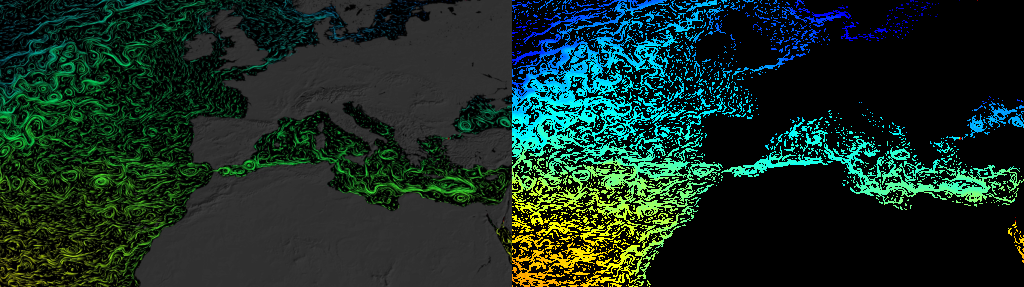
#> input picture data/debug_video_frame.png, 1024 x 287 px, given in place of frame_01.jpg, which was not available
$ python extract_features.py
#> lines starting #> are read from the running program, lines starting #| are printed output that depends on the picture; after the words box and inside, x2 and y2 are one past the last pixel; in counts of white or black regions, pixels touching at a corner belong together
# tools/extract_features.py
# Usage (from project root, venv active):
#   python tools/extract_features.py tools/raw/frame_01.jpg
import json
import sys
from pathlib import Path

import cv2
import numpy as np

# ---------------- settings ----------------
N_COLS = 128          # number of longitude slices (the "melody" steps)
WIDTH = 1024         # work at this width for speed

# Thresholds (tune using data/debug_masks.png)
FLOW_S_MIN = 0.35    # min saturation for a colored flow pixel
FLOW_V_MIN = 0.18    # min brightness for a colored flow pixel
LAND_S_MAX = 0.20    # max saturation for gray land
LAND_V_MIN = 0.15    # land is mid-dark gray...
LAND_V_MAX = 0.55    # ...but not bright

IMG_PATH = Path(sys.argv[1]) if len(sys.argv) > 1 else Path("tools/raw/frame_01.jpg")
OUT_JSON = Path("data/features.json")
DEBUG_PNG = Path("data/debug_masks.png")
OUT_JSON.parent.mkdir(exist_ok=True)

# ---------------- load ----------------
bgr = cv2.imread(str(IMG_PATH))
#> bgr is the input picture: shape (287, 1024, 3); mean B, G, R 35.6, 45.7, 22.6
if bgr is None:
    raise FileNotFoundError(f"Could not read image: {IMG_PATH}")
h0, w0 = bgr.shape[:2]
#> h0 = 287; w0 = 1024
bgr = cv2.resize(bgr, (WIDTH, round(h0 * WIDTH / w0)), interpolation=cv2.INTER_AREA)
H, W = bgr.shape[:2]
#> H = 287; W = 1024

hsv = cv2.cvtColor(bgr, cv2.COLOR_BGR2HSV).astype(np.float32)
hue = hsv[..., 0] * 2.0            # degrees 0-360
sat = hsv[..., 1] / 255.0
val = hsv[..., 2] / 255.0
gray = cv2.cvtColor(bgr, cv2.COLOR_BGR2GRAY)

# ---------------- masks ----------------
flow = (sat >= FLOW_S_MIN) & (val >= FLOW_V_MIN)
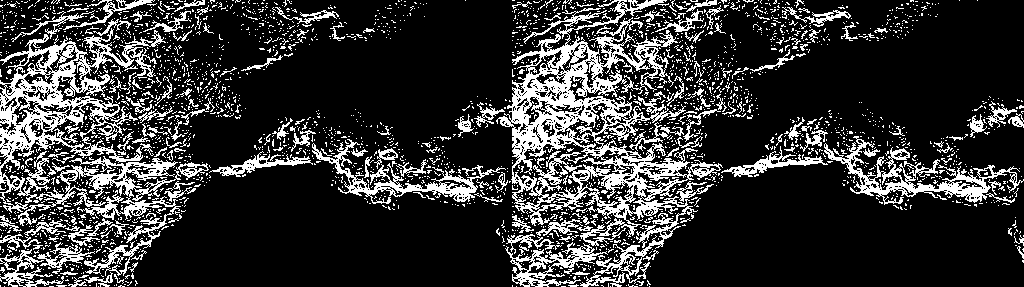
#> flow: shape (287, 1024) bool; 20.6% white in thin lines or dots
land = (sat <= LAND_S_MAX) & (val >= LAND_V_MIN) & (val <= LAND_V_MAX) & ~flow
#> land: shape (287, 1024) bool; 22.5% white; 55 white regions (43 under 20 px), largest, box (x1, y1, x2, y2) and area: (135, 161, 512, 287) 33913, (189, 0, 512, 169) 26509, (442, 128, 512, 170) 1922
land = cv2.medianBlur(land.astype(np.uint8) * 255, 5) > 0   # remove speckle
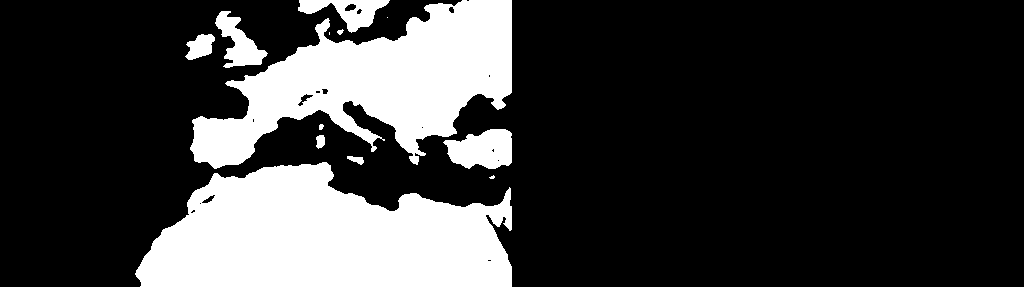
#> land: shape (287, 1024) bool; 22.7% white; 13 white regions (3 under 20 px), largest, box (x1, y1, x2, y2) and area: (135, 162, 512, 287) 34110, (190, 0, 512, 169) 27089, (443, 129, 512, 169) 2025

# ---------------- intensity from hue ----------------
# blue (~220 deg) = low  ->  green -> yellow -> orange/red (~0 deg) = high
h = np.where(hue > 300, hue - 360, hue)          # wrap reds near 360 to negative
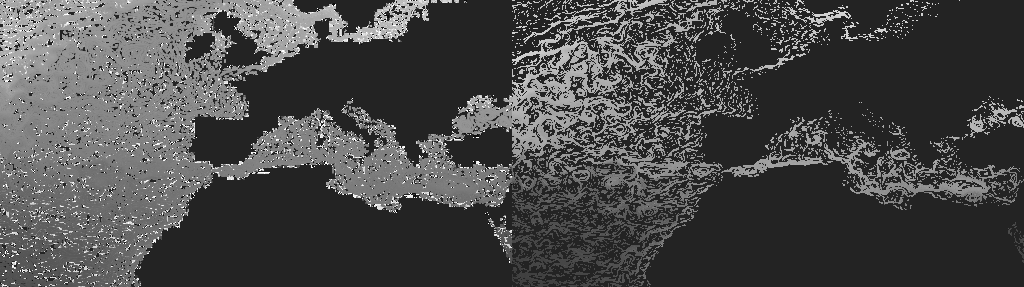
#> h: shape (287, 1024) float32; min -48, max 300, mean 52.6; drawn with min black and max white
intensity = np.clip((220.0 - h) / 220.0, 0.0, 1.0)
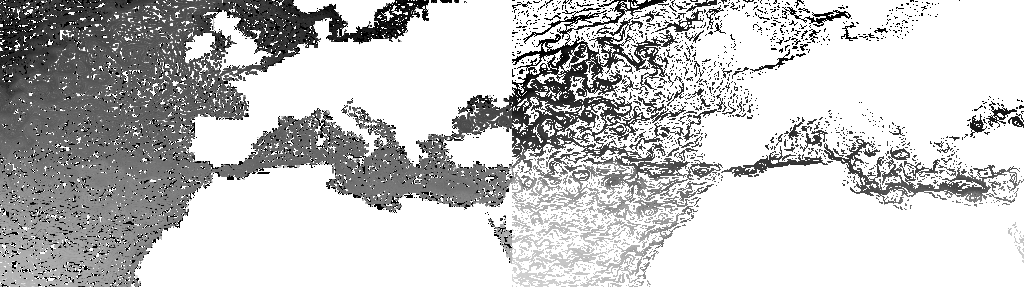
#> intensity: shape (287, 1024) float32; min 0, max 1, mean 0.765

edges = cv2.Canny(gray, 60, 160) > 0             # texture / turbulence proxy
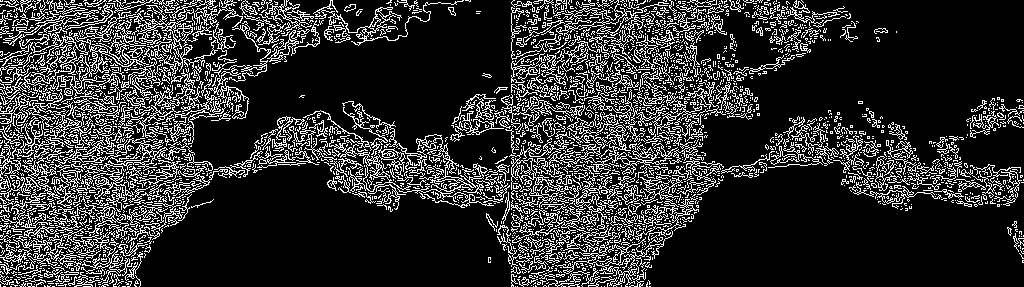
#> edges: shape (287, 1024) bool; 18.9% white in thin lines or dots

# ---------------- global features ----------------
n_px = H * W
#> n_px = 293888
fi = intensity[flow]
hist, _ = np.histogram(fi, bins=5, range=(0, 1))
#> hist = [14801, 20853, 15200, 8963, 685]
global_feats = {
    "land_pct": float(land.sum() / n_px),
    "flow_pct": float(flow.sum() / n_px),
    "background_pct": float(1 - land.sum() / n_px - flow.sum() / n_px),
    "mean_intensity": float(fi.mean()) if fi.size else 0.0,
    "intensity_hist_5bins": (hist / max(hist.sum(), 1)).round(4).tolist(),
    "mean_brightness": float(val.mean()),
    "contrast": float(gray.std() / 255.0),
    "edge_density": float(edges[~land].mean()),
}
#> global_feats = {'land_pct': 0.227, 'flow_pct': 0.206, 'background_pct': 0.567, 'mean_intensity': 0.36, 'intensity_hist_5bins': [0.245, 0.345, 0.251, 0.148, 0.0113], 'mean_brightness': 0.196, 'contrast': 0.214, 'edge_density': 0.239}

# ---------------- per-column features ----------------
bounds = np.linspace(0, W, N_COLS + 1, dtype=int)
#> bounds = 129 values from 0 to 1024
rows = np.arange(H)[:, None]
#> rows = 287 values from 0 to 286
columns = []
for i in range(N_COLS):
    x0, x1 = bounds[i], bounds[i + 1]
    f, l = flow[:, x0:x1], land[:, x0:x1]
    s, e, v = intensity[:, x0:x1], edges[:, x0:x1], val[:, x0:x1]

    w = (s ** 2) * f                              # emphasise strong flow
    lat_frac = float((w * rows).sum() / w.sum() / H) if w.sum() > 0 else 0.5
    ocean = ~l

    columns.append({
        "i": i,
        "lon_deg": float(-180 + 360 * (i + 0.5) / N_COLS),
        "land_frac": float(l.mean()),
        "flow_cov": float(f.mean()),
        "mean_intensity": float(s[f].mean()) if f.any() else 0.0,
        "peak_intensity": float(np.percentile(s[f], 95)) if f.sum() > 20 else 0.0,
        "strong_lat_deg": 90.0 - 180.0 * lat_frac,   # latitude of strongest flow
        "turbulence": float(e[ocean].mean()) if ocean.any() else 0.0,
        "brightness": float(v.mean()),
    })
#> this loop made 128 passes
#> lat_frac on passes 1 to 12: 0.7, 0.716, 0.707, 0.705, 0.678, 0.652, 0.654, 0.66, 0.646, 0.668, 0.647, 0.65
#> after the loop, columns = 128 items

# ---------------- save ----------------
out = {
    "meta": {
        "source": str(IMG_PATH), "work_size": [W, H], "n_cols": N_COLS,
        "projection": "equirectangular (x = longitude, y = latitude)",
        "thresholds": {"FLOW_S_MIN": FLOW_S_MIN, "FLOW_V_MIN": FLOW_V_MIN,
                       "LAND_S_MAX": LAND_S_MAX, "LAND_V_MIN": LAND_V_MIN,
                       "LAND_V_MAX": LAND_V_MAX},
    },
    "global": {k: (round(v, 4) if isinstance(v, float) else v) for k, v in global_feats.items()},
    "columns": [{k: (round(v, 4) if isinstance(v, float) else v) for k, v in c.items()} for c in columns],
}
OUT_JSON.write_text(json.dumps(out, indent=2))

# ---------------- debug image: original | masks ----------------
mask_img = np.zeros_like(bgr)
#> mask_img: shape (287, 1024, 3); every value is 0
mask_img[land] = (255, 255, 255)       # land = white
mask_img[flow] = (0, 200, 0)           # flow = green
for x in bounds[1:-1]:
    cv2.line(mask_img, (int(x), 0), (int(x), H - 1), (80, 80, 80), 1)
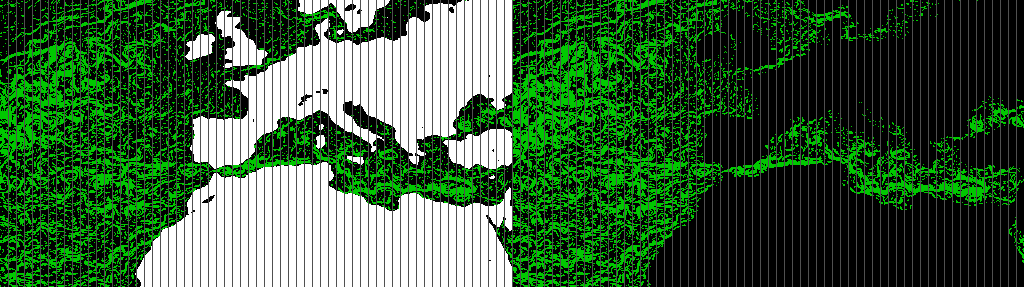
#> mask_img: shape (287, 1024, 3); mean B, G, R 60.6, 96.6, 60.6
cv2.imwrite(str(DEBUG_PNG), np.hstack([bgr, mask_img]))
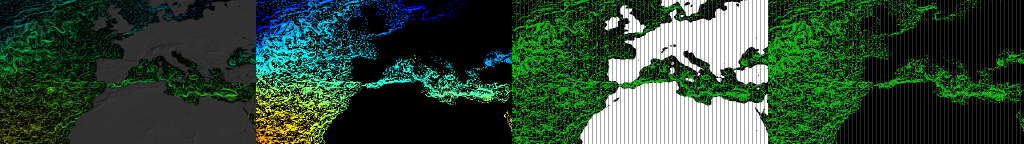
#> saved as debug_masks.png: shape (287, 2048, 3) (shown at 1/2 size); mean B, G, R 48.1, 71.2, 41.6

print("Saved", OUT_JSON, "and", DEBUG_PNG)
for k, v in out["global"].items():
    print(f"  {k}: {v}")
#> this loop made 8 passes
#> (k, v) on passes 1 to 8: ('land_pct', 0.227), ('flow_pct', 0.206), ('background_pct', 0.567), ('mean_intensity', 0.36), ('intensity_hist_5bins', [0.245, 0.345, 0.251, 0.148, 0.0113]), ('mean_brightness', 0.196), ('contrast', 0.214), ('edge_density', 0.239)
#|   land_pct: 0.227
#|   flow_pct: 0.2059
#|   background_pct: 0.5671
#|   mean_intensity: 0.3596
#|   intensity_hist_5bins: [0.2446, 0.3447, 0.2512, 0.1481, 0.0113]
#|   mean_brightness: 0.1957
#|   contrast: 0.2137
#|   edge_density: 0.239
